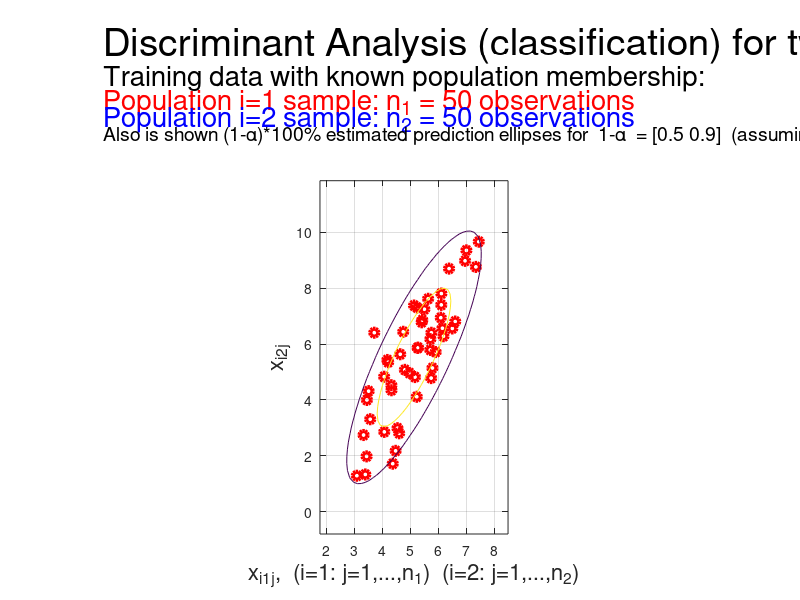

MATLAB code to generate this figure: (Note: this script raises an error after producing the figure.)
clc;clear;close all
format compact
%------------------------------------------------------------------------
% LDA: define two populations, different mu, same SIGMA
%------------------------------------------------------------------------
p = 2;
mu1 = [5 5];
SIGMA1 = [1 1.4; 1.4 4];
n1 = 50;
seed1 = 2;rng(seed1); 
X1 = mvnrnd(mu1,SIGMA1,n1);
mu2 = [7.5 5.5];
SIGMA2 = SIGMA1;
n2 = n1;
seed2 = 102;rng(seed2); 
X2 = mvnrnd(mu2,SIGMA2,n2);
%------------------------------------------------------------------------
% descriptive statistics
%------------------------------------------------------------------------
x1_avg = mean(X1);
S1 = cov(X1);
x2_avg = mean(X2);
S2 = cov(X2);
%------------------------------------------------------------------------
% plot samples and estimated prediction ellipses
%------------------------------------------------------------------------
figure('Name','LDA: define two populations, different mu, same SIGMA')
subplot(4,3,1:3)
axis off
text(0,1,'Discriminant Analysis (classification) for two bivariate (p=2) populations, case I','Fontsize',28)
text(0,0.6,'Training data with known population membership:','Fontsize',20)
text(0,0.3,['Population i=1 sample: n_1 = ' num2str(n1) ' observations'],'Color','r','Fontsize',20)
text(0,0.1,['Population i=2 sample: n_2 = ' num2str(n2) ' observations'],'Color','b','Fontsize',20)
alpha = [0.5 0.1];
text(0,-0.1,['Also is shown (1-{\alpha})*100% estimated prediction ellipses for  1-{\alpha}  = ' mat2str(1-alpha) '  (assuming bivariate normal distributions)'],'Fontsize',14)
subplot(4,3,4:12)
y1 = x1_avg(1)-3*sqrt(S1(1,1)):6*sqrt(S1(1,1))/50:x1_avg(1)+3*sqrt(S1(1,1)); 
y2 = x1_avg(2)-3*sqrt(S1(2,2)):6*sqrt(S1(2,2))/50:x1_avg(2)+3*sqrt(S1(2,2));
[Y1,Y2] = meshgrid(y1,y2);
F1 = mvnpdf([Y1(:) Y2(:)],x1_avg,S1);
F1 = reshape(F1,length(y2),length(y1));
plot(X1(:,1),X1(:,2),'ro','LineWidth',3),grid,axis equal
xlabel('x_i_1_j,  (i=1: j=1,...,n_1)  (i=2: j=1,...,n_2)','Fontsize',16); ylabel('x_i_2_j','Fontsize',16)
hold on
c = chi2inv(1-alpha,p);
C1 = (1/(2*pi*sqrt(det(S1)))).*exp(-c/2);
contour(y1,y2,F1,C1,'Color','r','LineWidth',1)%,axis square
%---------------------------------
z1 = x2_avg(1)-3*sqrt(S2(1,1)):6*sqrt(S2(1,1))/50:x2_avg(1)+3*sqrt(S2(1,1)); 
z2 = x2_avg(2)-3*sqrt(S2(2,2)):6*sqrt(S2(2,2))/50:x2_avg(2)+3*sqrt(S2(2,2));
[Z1,Z2] = meshgrid(z1,z2);
F2 = mvnpdf([Z1(:) Z2(:)],x2_avg,S2);
F2 = reshape(F2,length(z2),length(z1));
plot(X2(:,1),X2(:,2),'b*','LineWidth',3)
c = chi2inv(1-alpha,p);
C2 = (1/(2*pi*sqrt(det(S2)))).*exp(-c/2);
contour(z1,z2,F2,C2,'Color','b','LineWidth',1)%,axis square
hold off
%------------------------------------------------------------------------
% MVN model check for population 1 sample
%------------------------------------------------------------------------
figure('Name','MVN model check for population 1 sample')
subplot(5,2,1:2)
axis off
text(0,0.7,'Model check for observations from POPULATION 1 possibly being from bivariate normal distribution','Fontsize',20)
subplot(5,2,3)
axis off
text(0,1,'Descriptive statistics:','Fontsize',18)
text(0.5,1,['n_1 = ' num2str(n1)],'Fontsize',16)
text(0.5,0.75,['{\mu}_1_,_h_a_t = x_1 = ' mat2str(x1_avg,2)],'Fontsize',16)
text(0.635,0.96,'_','Fontsize',16),warning('off')
text(0.5,0.5,['{\Sigma}_1_,_h_a_t = S_1 = ' mat2str(S1,3)],'Fontsize',16)
subplot(5,2,5:2:9)
plotmatrix(X1,'ro')
xlabel('x_1_1_j                                          x_1_2_j','Fontsize',16)
ylabel('x_1_2_j                           x_1_1_j','Fontsize',16)
title(['Scattermatrix of observations'],'Fontsize',16)
subplot(5,2,4)
axis off
text(0,1,'Sample Mahalanobis distances, j=1..n_1 :','Fontsize',18)
text(0,0.7,'d_1_j^2 = (x_1_j - x_1)^T S_1^-^1 (x_1_j - x_1) ~ {\chi}_2^2   (approximately)','Fontsize',16)
text(0.178,0.91,'_','Fontsize',16),warning('off')
text(0.408,0.91,'_','Fontsize',16),warning('off')
subplot(5,2,6:2:10)
mu1_hat = x1_avg;
d1j_sqr = zeros(1,n1);
for j = 1:n1
    d1j_sqr(j) = (X1(j,:)-mu1_hat)*inv(S1)*(X1(j,:)-mu1_hat)';
end
df = 2;
z_j = chi2rnd(df,1,n1);
% z2 = chi2rnd(20,1,n);
qqplot(d1j_sqr,z_j),grid,xlabel('quantiles for d_1_j^2','Fontsize',16),ylabel('quantiles for {\chi}_2^2 distribution','Fontsize',16),...
    title('qq-plot for d_1_j^2 versus {\chi}_2^2 distribution','Fontsize',16)
%------------------------------------------------------------------------
% MVN model check for population 2 sample
%------------------------------------------------------------------------
figure('Name','MVN model check for population 2 sample')
subplot(5,2,1:2)
axis off
text(0,0.7,'Model check for observations from POPULATION 2 possibly being from bivariate normal distribution','Fontsize',20)
subplot(5,2,3)
axis off
text(0,1,'Descriptive statistics:','Fontsize',18)
text(0.5,1,['n_2 = ' num2str(n2)],'Fontsize',16)
text(0.5,0.75,['{\mu}_2_,_h_a_t = x_2 = ' mat2str(x2_avg,2)],'Fontsize',16)
text(0.635,0.96,'_','Fontsize',16),warning('off')
text(0.5,0.5,['{\Sigma}_2_,_h_a_t = S_2 = ' mat2str(S2,3)],'Fontsize',16)
subplot(5,2,5:2:9)
plotmatrix(X2,'b*')
xlabel('x_2_1_j                                          x_2_2_j','Fontsize',16)
ylabel('x_2_2_j                           x_2_1_j','Fontsize',16)
title(['Scattermatrix of observations'],'Fontsize',16)
subplot(5,2,4)
axis off
text(0,1,'Sample Mahalanobis distances, j=1..n_2 :','Fontsize',18)
text(0,0.7,'d_2_j^2 = (x_2_j - x_2)^T S_2^-^1 (x_2_j - x_2) ~ {\chi}_2^2   (approximately)','Fontsize',16)
text(0.178,0.91,'_','Fontsize',16),warning('off')
text(0.408,0.91,'_','Fontsize',16),warning('off')
subplot(5,2,6:2:10)
mu2_hat = x2_avg;
d2j_sqr = zeros(1,n2);
for j = 1:n2
    d2j_sqr(j) = (X2(j,:)-mu2_hat)*inv(S2)*(X2(j,:)-mu2_hat)';
end
df = 2;
z_j = chi2rnd(df,1,n2);
% z2 = chi2rnd(20,1,n);
qqplot(d2j_sqr,z_j),grid,xlabel('quantiles for d_2_j^2','Fontsize',16),ylabel('quantiles for {\chi}_2^2 distribution','Fontsize',16),...
    title('qq-plot for d_2_j^2 versus {\chi}_2^2 distribution','Fontsize',16)
%------------------------------------------------------------------------
% Bartlett test for equal covariance matrices for both populations
%------------------------------------------------------------------------
figure('Name','Bartlett and Hotelling tests')
subplot(5,3,[4 7 10])
plot(X1(:,1),X1(:,2),'ro','LineWidth',3),grid,axis equal
xlabel('x_i_1_j,  (i=1: j=1,...,n_1)  (i=2: j=1,...,n_2)','Fontsize',12); ylabel('x_i_2_j','Fontsize',12)
hold on
plot(X2(:,1),X2(:,2),'b*','LineWidth',3)
title({'Thus having "verified" the assumptions';'  ';'X_1 ~ N_2({\mu}_1,{\Sigma}_1)    (RED)';'X_2 ~ N_2({\mu}_2,{\Sigma}_2)   (BLUE)'},'Fontsize',14)
contour(y1,y2,F1,C1,'Color','r','LineWidth',1)
contour(z1,z2,F2,C2,'Color','b','LineWidth',1)
hold off
subplot(5,3,8:9)
axis off
line([0 1],[0.5 0.5],'Color','k','LineWidth',3)
subplot(5,3,[2 3 5 6])
axis off
Sp = ((n1-1)*S1 + (n2-1)*S2)/(n1+n2-2);
T = (n1+n2-2)*log(det(Sp)) - (n1-1)*log(det(S1)) - (n2-1)*log(det(S2));
correction_factor = 1 - ((2*p^2+3*p-1)/(6*(p+1)))*(1/(n1-1)+1/(n2-1)-1/(n1+n2-2));
test_statistic = correction_factor*T;
df = p*(p+1)/2;
p_value = 1-chi2cdf(test_statistic,df);
text(0,1,'Bartlett test of equal covariance matrices,  H_0: {\Sigma}_1 = {\Sigma}_2','Fontsize',20)
text(0,0.8,['S_1 = ' mat2str(S1,2), ',    n_1 = ' num2str(n1)],'Color','r','Fontsize',14)
text(0,0.7,['S_2 = ' mat2str(S2,2), ',    n_2 = ' num2str(n2)],'Color','b','Fontsize',14)
text(0,0.6,['S_p = [(n_1-1)S_1 + (n_2-1)S_2]/(n_1+n_2-2) = ' mat2str(Sp,2)],'Color','k','Fontsize',14)
text(0,0.4,'Test statistic, T = C*[(n_1+n_2-2)log|S_p| - (n_1-1)log|S_1| - (n_2-1)log|S_2|]  ~  {\chi}^2_p_(_p_+_1_)_/_2','Color','k','Fontsize',14)
text(0,0.28,'Finite population correction factor, C = 1 - ((2*p^2+3*p-1)/(6*(p+1)))*(1/(n_1-1)+1/(n_2-1)-1/(n_1+n_2-2))','Color','k','Fontsize',10)
text(0,0.1,['t = ' num2str(test_statistic,3)],'Color','k','Fontsize',14)
text(0,0,['p-value = P(T > t) = ' num2str(p_value,3) '   (where T ~ {\chi}^2_p_(_p_+_1_)_/_2)'],'Color','k','Fontsize',14)
text(0,-0.2,'CONCLUSION:  H_0 is ACCEPTED  =>  LINEAR Discriminant Analysis case','Fontsize',14)
%------------------------------------------------------------------------
% Hotelling T^2 test for significant separation of populations
%------------------------------------------------------------------------
subplot(5,3,[11 12 14 15])
axis off
test_statistic = ((n1+n2-p-1)/(p*(n1+n2-2)))*((x1_avg-x2_avg)*inv(Sp*(1/n1+1/n2))*(x1_avg-x2_avg)');
df1 = p;
df2 = n1+n2-p-1;
p_value = 1-fcdf(test_statistic,df1,df2);
text(0,1.1,'Hotelling T^2 test of significant separation of populations,  H_0: {\mu}_1 = {\mu}_2','Fontsize',20)
text(0,0.9,['x_1_,_a_v_g = ' mat2str(x1_avg,2), ',    n_1 = ' num2str(n1)],'Color','r','Fontsize',14)
text(0,0.8,['x_2_,_a_v_g = ' mat2str(x2_avg,2), ',    n_2 = ' num2str(n2)],'Color','b','Fontsize',14)
text(0,0.67,['S_p = ' mat2str(Sp,2)],'Color','k','Fontsize',14)
text(0,0.5,'Test statistic, T = [(n_1+n_2-p-1)/(p(n_1+n_2-2))] * [(x_1_,_a_v_g-x_2_,_a_v_g)^T[(1/n_1+1/n_2)S_p]^-^1(x_1_,_a_v_g-x_2_,_a_v_g)]  ~  F_p_,_n_1_+_n_2_-_p_-_1','Color','k','Fontsize',14)
text(0,0.33,['t = ' num2str(test_statistic,3)],'Color','k','Fontsize',14)
text(0,0.2,['p-value = P(T > t) = ' num2str(p_value,3) '   (where T ~ F_p_,_n_1_+_n_2_-_p_-_1)'],'Color','k','Fontsize',14)
text(0,0,'CONCLUSION:  H_0 is REJECTED  =>  Discriminant Analysis is relevant (significant separation of populations)','Fontsize',14)
%------------------------------------------------------------------------
% Linear discriminant function for equal priors and costs
%------------------------------------------------------------------------
figure('Name','Linear discriminant function for equal priors and costs')
subplot(4,7,1:3)
axis off
text(0,1.2,'Classification for two MVN populations with','Fontsize',22)
text(0,1,'   - equal misclassification costs, c(2|1) = c(1|2)','Fontsize',18)
text(0,0.8,'   - equal priors, p_1 = p_2','Fontsize',18)
text(0,0.5,'LINEAR discriminant decision rule for new observation x_0:','Fontsize',16)
text(0,0.25,'(x_1_,_a_v_g- x_2_,_a_v_g)^T S_p^-^1 [x_0 - 0.5(x_1_,_a_v_g+ x_2_,_a_v_g)]','Fontsize',16)
text(0.78,0.3,'> 0  {\rightarrow}  d_1','Fontsize',18)
text(0.78,0.15,'< 0  {\rightarrow}  d_2','Fontsize',18)
subplot(4,7,4:7:25)
axis off
line([0.5 0.5],[0 1],'Color','k','LineWidth',3)
annotation('arrow',[0.483125 0.559375],...
    [0.572979591836735 0.573979591836735],'HeadLength',20,'HeadWidth',20,...
    'LineWidth',6);
subplot(4,7,[8:10 15:17 22:24])
plot(X1(:,1),X1(:,2),'ro','LineWidth',3),grid,axis equal
xlabel('x_i_1_j,  (i=1: j=1,...,n_1)  (i=2: j=1,...,n_2)','Fontsize',12); ylabel('x_i_2_j','Fontsize',12)
hold on
plot(X2(:,1),X2(:,2),'b*','LineWidth',3)
title('X_1~N_2({\mu}_1,{\Sigma}) (RED),   X_2~N_2({\mu}_2,{\Sigma}) (BLUE),   LDA-fct = 0 (BLACK)','Fontsize',12)
contour(y1,y2,F1,C1,'Color','r','LineWidth',1)
contour(z1,z2,F2,C2,'Color','b','LineWidth',1)
v1_min = min(min(y1),min(z1));
v1_max = max(max(y1),max(z1));
v1 = v1_min:(v1_max-v1_min)/100:v1_max;
v2_min = min(min(y2),min(z2));
v2_max = max(max(y2),max(z2));
v2 = v2_min:(v2_max-v2_min)/100:v2_max;
[V1,V2] = meshgrid(v1,v2);
F = (x1_avg-x2_avg)*inv(Sp)*[V1(:)' ; V2(:)'] - 0.5*(x1_avg-x2_avg)*inv(Sp)*(x1_avg+x2_avg)';
F = reshape(F,length(v2),length(v1));
contour(v1,v2,F,[eps eps],'Color','k','LineWidth',3)
hold off
%------------------------------------------------------------------------
% Calculate confusion matrix and APER for training data
%------------------------------------------------------------------------
LDA_scores_pop1 = (x1_avg-x2_avg)*inv(Sp)*X1' - 0.5*(x1_avg-x2_avg)*inv(Sp)*(x1_avg+x2_avg)';
OK_classify_pop1 = find(LDA_scores_pop1 > 0);
n1C_APER = length(OK_classify_pop1);
not_OK_classify_pop1 = find(LDA_scores_pop1 < 0);
n1M_APER = length(not_OK_classify_pop1);
%----------------------------------
LDA_scores_pop2 = (x1_avg-x2_avg)*inv(Sp)*X2' - 0.5*(x1_avg-x2_avg)*inv(Sp)*(x1_avg+x2_avg)';
OK_classify_pop2 = find(LDA_scores_pop2 < 0);
n2C_APER = length(OK_classify_pop2);
not_OK_classify_pop2 = find(LDA_scores_pop2 > 0);
n2M_APER = length(not_OK_classify_pop2);
%----------------------------------
APER = (n1M_APER+n2M_APER)/(n1+n2);
%------------------------------------------------------------------------
% Calculate confusion matrix and AER_hat for training data using
% cross-validation (hold-out) procedure
%------------------------------------------------------------------------
n1C_AER = 0;
n1M_AER = 0;
for j1 = 1:n1
    X1_red = X1([1:(j1-1) j1+1:n1],:);
    x1_avg_red = mean(X1_red);
    S1_red = cov(X1_red);
    Sp_red = ((n1-2)*S1_red + (n2-1)*S2)/(n1+n2-3);
    LDA_score_heldout = (x1_avg_red-x2_avg)*inv(Sp_red)*X1(j1,:)' - 0.5*(x1_avg_red-x2_avg)*inv(Sp_red)*(x1_avg_red+x2_avg)';
    if LDA_score_heldout > 0
        n1C_AER = n1C_AER + 1;
    else
        n1M_AER = n1M_AER + 1;
    end
end
%----------------------------------
n2C_AER = 0;
n2M_AER = 0;
for j2 = 1:n2
    X2_red = X2([1:(j2-1) j2+1:n2],:);
    x2_avg_red = mean(X2_red);
    S2_red = cov(X2_red);
    Sp_red = ((n1-1)*S1 + (n2-2)*S2_red)/(n1+n2-3);
    LDA_score_heldout = (x1_avg-x2_avg_red)*inv(Sp_red)*X2(j2,:)' - 0.5*(x1_avg-x2_avg_red)*inv(Sp_red)*(x1_avg+x2_avg_red)';
    if LDA_score_heldout < 0
        n2C_AER = n2C_AER + 1;
    else
        n2M_AER = n2M_AER + 1;
    end
end
%----------------------------------
AER_hat = (n1M_AER+n2M_AER)/(n1+n2);
%------------------------------------------------------------------------
% Printout confusion tables and error rates
%------------------------------------------------------------------------
subplot(4,7,[5:7 12:14 19:21 26:28])
axis off
text(0,0.95,'Performance of classification','Fontsize',24)
text(0,0.9,'(empirical error rates)','Fontsize',24)
text(0,0.83,'------------------------------------------','Fontsize',22)
text(0,0.77,'Confusion matrix for training data:','Fontsize',20)
text(0.35,0.7,'classified as','Fontsize',18)
text(0.4,0.65,'d_1   d_2','Fontsize',18)
text(0.1,0.59,'true','Fontsize',18)
text(0.05,0.56,'population','Fontsize',18)
text(0.32,0.6,'{\pi}_1','Fontsize',18)
text(0.4,0.6,num2str(n1C_APER),'Fontsize',18)
text(0.5,0.6,num2str(n1M_APER),'Fontsize',18)
text(0.6,0.6,['(sum = n_1 = ' num2str(n1) ')'],'Fontsize',16)
text(0.32,0.55,'{\pi}_2','Fontsize',18)
text(0.42,0.55,num2str(n2M_APER),'Fontsize',18)
text(0.48,0.55,num2str(n2C_APER),'Fontsize',18)
text(0.6,0.55,['(sum = n_2 = ' num2str(n2) ')'],'Fontsize',16)
text(0,0.48,['Apparent Error Rate, APER = ' num2str(APER)],'Fontsize',18)
text(0,0.42,'------------------------------------------','Fontsize',22)
text(0,0.35,'Confusion matrix for training data','Fontsize',20)
text(0,0.31,'using cross-validation (hold-out):','Fontsize',20)
text(0.35,0.24,'classified as','Fontsize',18)
text(0.4,0.19,'d_1   d_2','Fontsize',18)
text(0.1,0.13,'true','Fontsize',18)
text(0.05,0.1,'population','Fontsize',18)
text(0.32,0.14,'{\pi}_1','Fontsize',18)
text(0.4,0.14,num2str(n1C_AER),'Fontsize',18)
text(0.5,0.14,num2str(n1M_AER),'Fontsize',18)
text(0.6,0.14,['(sum = n_1 = ' num2str(n1) ')'],'Fontsize',16)
text(0.32,0.09,'{\pi}_2','Fontsize',18)
text(0.42,0.09,num2str(n2M_AER),'Fontsize',18)
text(0.48,0.09,num2str(n2C_AER),'Fontsize',18)
text(0.6,0.09,['(sum = n_2 = ' num2str(n2) ')'],'Fontsize',16)
text(0,0.02,['Estimated Actual Error Rate, AER_h_a_t = ' num2str(AER_hat)],'Fontsize',18)
text(0,-0.04,'------------------------------------------','Fontsize',22)
%------------------------------------------------------------------------
% Linear discriminant function with un-equal priors and costs
%------------------------------------------------------------------------
figure('Name','Linear discriminant function with un-equal priors and costs')
subplot(4,7,1:7)
axis off
text(0,1.2,'Classification for two MVN populations with','Fontsize',22)
text(0,1,'   - unequal misclassification costs, c(2|1) < c(1|2), c(1|1) = c(2|2) = 0','Fontsize',18)
text(0,0.8,'   - unequal priors, p_1 <  p_2 = 1 - p_1','Fontsize',18)
text(0,0.5,'LINEAR discriminant decision rule for new observation x_0:','Fontsize',16)
text(0,0.25,'(x_1_,_a_v_g- x_2_,_a_v_g)^T S_p^-^1 [x_0 - 0.5(x_1_,_a_v_g+ x_2_,_a_v_g)] - log [(c(1|2)/c(2|1)*(p_2/p_1)]','Fontsize',16)
text(0.53,0.3,'> 0  {\rightarrow}  d_1','Fontsize',18)
text(0.53,0.15,'< 0  {\rightarrow}  d_2','Fontsize',18)
subplot(4,7,[8:11 15:18 22:25])
plot(X1(:,1),X1(:,2),'ro','LineWidth',3),grid,axis equal
xlabel('x_i_1_j,  (i=1: j=1,...,n_1)  (i=2: j=1,...,n_2)','Fontsize',12); ylabel('x_i_2_j','Fontsize',12)
hold on
plot(X2(:,1),X2(:,2),'b*','LineWidth',3)
title('X_1~N_2({\mu}_1,{\Sigma}) (RED),   X_2~N_2({\mu}_2,{\Sigma}) (BLUE)','Fontsize',12)
contour(y1,y2,F1,C1,'Color','r','LineWidth',1)
contour(z1,z2,F2,C2,'Color','b','LineWidth',1)
contour(v1,v2,F,[eps eps],'Color','k','LineWidth',3)
%-----------------------------------------------------
p1 = 0.25;
p2 = 1-p1;
F_priors = (x1_avg-x2_avg)*inv(Sp)*[V1(:)' ; V2(:)'] - 0.5*(x1_avg-x2_avg)*inv(Sp)*(x1_avg+x2_avg)' - log(p2/p1);
F_priors = reshape(F_priors,length(v2),length(v1));
contour(v1,v2,F_priors,[eps eps],'Color','g','LineWidth',3)
%-----------------------------------------------------
c12 = 10;
c21 = 1;
F_costs = (x1_avg-x2_avg)*inv(Sp)*[V1(:)' ; V2(:)'] - 0.5*(x1_avg-x2_avg)*inv(Sp)*(x1_avg+x2_avg)' - log(c12/c21);
F_costs = reshape(F_costs,length(v2),length(v1));
contour(v1,v2,F_costs,[eps eps],'Color','m','LineWidth',3)
%-----------------------------------------------------
F_priors_costs = (x1_avg-x2_avg)*inv(Sp)*[V1(:)' ; V2(:)'] - 0.5*(x1_avg-x2_avg)*inv(Sp)*(x1_avg+x2_avg)' - log((c12/c21)*(p2/p1));
F_priors_costs = reshape(F_priors_costs,length(v2),length(v1));
contour(v1,v2,F_priors_costs,[eps eps],'Color','c','LineWidth',3)
hold off
%-------------------------------------------------------------------------------------------------
subplot(4,7,[12:14 19:21 26:28])
axis off
text(0.1,0.95,'Equal priors and costs','color','k','Fontsize',18)
text(0.1,0.89,'p_1 = 0.5, p_2 = 0.5','color','k','Fontsize',18)
text(0.1,0.84,'c(1|2) = 1, c(2|1) = 1','color','k','Fontsize',18)
annotation('arrow',[0.60375 0.55375],[0.672469387755102 0.673469387755102],'HeadLength',20,'HeadWidth',20,'LineWidth',8);
text(0.1,0.8,'--------------------------------','Fontsize',22)
text(0.1,0.74,'Unequal priors, equal costs','color','k','Fontsize',18)
text(0.1,0.68,['p_1 = ' num2str(p1) ', p_2 = ' num2str(p2)],'color','k','Fontsize',18)
text(0.1,0.63,'c(1|2) = 1, c(2|1) = 1','color','k','Fontsize',18)
annotation('arrow',[0.605000000000001 0.555000000000001],[0.545326530612243 0.546326530612243],'HeadLength',20,'HeadWidth',20,'LineWidth',8,'Color',[0 1 0]);
text(0.1,0.59,'--------------------------------','Fontsize',22)
text(0.1,0.53,'Equal priors, unequal costs','color','k','Fontsize',18)
text(0.1,0.47,'p_1 = 0.5, p_2 = 0.5','color','k','Fontsize',18)
text(0.1,0.42,['c(1|2) = ' num2str(c12) ', c(2|1) = ' num2str(c21)],'color','k','Fontsize',18)
annotation('arrow',[0.60625 0.55625],[0.425428571428571 0.426428571428571],'HeadLength',20,'HeadWidth',20,'LineWidth',8,'Color',[1 0 1]);
text(0.1,0.38,'--------------------------------','Fontsize',22)
text(0.1,0.32,'Unequal priors, unequal costs','color','k','Fontsize',18)
text(0.1,0.26,['p_1 = ' num2str(p1) ', p_2 = ' num2str(p2)],'color','k','Fontsize',18)
text(0.1,0.21,['c(1|2) = ' num2str(c12) ', c(2|1) = ' num2str(c21)],'color','k','Fontsize',18)
text(0.1,0.17,'--------------------------------','Fontsize',22)
annotation('arrow',[0.608125 0.558125],[0.299153061224489 0.300153061224489],'HeadLength',20,'HeadWidth',20,'LineWidth',8,'Color',[0 1 1]);
%-------------------------------------------------------------------------------

%----------------------------------------------------------------------------------------------------------------------------------------------------------------------------------
%----------------------------------------------------------------------------------------------------------------------------------------------------------------------------------
%----------------------------------------------------------------------------------------------------------------------------------------------------------------------------------

%------------------------------------------------------------------------
% QDA: define two populations, different mu, different SIGMA
%------------------------------------------------------------------------
p = 2;
mu1 = [4 6];
SIGMA1 = [1 1; 1 4];
n1 = 50;
seed1 = 1000;rng(seed1); 
X1 = mvnrnd(mu1,SIGMA1,n1);
mu2 = [6.5 4];
SIGMA2 = [1 -0.5; -0.5 1];
n2 = n1;
seed2 = 1100;rng(seed2); 
X2 = mvnrnd(mu2,SIGMA2,n2);
%------------------------------------------------------------------------
% descriptive statistics
%------------------------------------------------------------------------
x1_avg = mean(X1);
S1 = cov(X1);
x2_avg = mean(X2);
S2 = cov(X2);
%------------------------------------------------------------------------
% plot samples and estimated prediction ellipses
%------------------------------------------------------------------------
figure('Name','QDA: define two populations, different mu, different SIGMA')
subplot(4,3,1:3)
axis off
text(0,1,'Discriminant Analysis (classification) for two bivariate (p=2) populations, case II','Fontsize',28)
text(0,0.6,'Training data with known population membership:','Fontsize',20)
text(0,0.3,['Population i=1 sample: n_1 = ' num2str(n1) ' observations'],'Color','r','Fontsize',20)
text(0,0.1,['Population i=2 sample: n_2 = ' num2str(n2) ' observations'],'Color','b','Fontsize',20)
alpha = [0.5 0.1];
text(0,-0.1,['Also is shown (1-{\alpha})*100% estimated prediction ellipses for  1-{\alpha}  = ' mat2str(1-alpha) '  (assuming bivariate normal distributions)'],'Fontsize',14)
subplot(4,3,4:12)
y1 = x1_avg(1)-3*sqrt(S1(1,1)):6*sqrt(S1(1,1))/50:x1_avg(1)+3*sqrt(S1(1,1)); 
y2 = x1_avg(2)-3*sqrt(S1(2,2)):6*sqrt(S1(2,2))/50:x1_avg(2)+3*sqrt(S1(2,2));
[Y1,Y2] = meshgrid(y1,y2);
F1 = mvnpdf([Y1(:) Y2(:)],x1_avg,S1);
F1 = reshape(F1,length(y2),length(y1));
plot(X1(:,1),X1(:,2),'ro','LineWidth',3),grid,axis square
xlabel('x_i_1_j,  (i=1: j=1,...,n_1)  (i=2: j=1,...,n_2)','Fontsize',16); ylabel('x_i_2_j','Fontsize',16)
hold on
c = chi2inv(1-alpha,p);
C1 = (1/(2*pi*sqrt(det(S1)))).*exp(-c/2);
contour(y1,y2,F1,C1,'Color','r','LineWidth',1)%,axis square
%---------------------------------
z1 = x2_avg(1)-3*sqrt(S2(1,1)):6*sqrt(S2(1,1))/50:x2_avg(1)+3*sqrt(S2(1,1)); 
z2 = x2_avg(2)-3*sqrt(S2(2,2)):6*sqrt(S2(2,2))/50:x2_avg(2)+3*sqrt(S2(2,2));
[Z1,Z2] = meshgrid(z1,z2);
F2 = mvnpdf([Z1(:) Z2(:)],x2_avg,S2);
F2 = reshape(F2,length(z2),length(z1));
plot(X2(:,1),X2(:,2),'b*','LineWidth',3)
c = chi2inv(1-alpha,p);
C2 = (1/(2*pi*sqrt(det(S2)))).*exp(-c/2);
contour(z1,z2,F2,C2,'Color','b','LineWidth',1)%,axis square
hold off
%------------------------------------------------------------------------
% MVN model check for population 1 sample
%------------------------------------------------------------------------
figure('Name','MVN model check for population 1 sample')
subplot(5,2,1:2)
axis off
text(0,0.7,'Model check for observations from POPULATION 1 possibly being from bivariate normal distribution','Fontsize',20)
subplot(5,2,3)
axis off
text(0,1,'Descriptive statistics:','Fontsize',18)
text(0.5,1,['n_1 = ' num2str(n1)],'Fontsize',16)
text(0.5,0.75,['{\mu}_1_,_h_a_t = x_1 = ' mat2str(x1_avg,2)],'Fontsize',16)
text(0.635,0.96,'_','Fontsize',16),warning('off')
text(0.5,0.5,['{\Sigma}_1_,_h_a_t = S_1 = ' mat2str(S1,3)],'Fontsize',16)
subplot(5,2,5:2:9)
plotmatrix(X1,'ro')
xlabel('x_1_1_j                                          x_1_2_j','Fontsize',16)
ylabel('x_1_2_j                           x_1_1_j','Fontsize',16)
title(['Scattermatrix of observations'],'Fontsize',16)
subplot(5,2,4)
axis off
text(0,1,'Sample Mahalanobis distances, j=1..n_1 :','Fontsize',18)
text(0,0.7,'d_1_j^2 = (x_1_j - x_1)^T S_1^-^1 (x_1_j - x_1) ~ {\chi}_2^2   (approximately)','Fontsize',16)
text(0.178,0.91,'_','Fontsize',16),warning('off')
text(0.408,0.91,'_','Fontsize',16),warning('off')
subplot(5,2,6:2:10)
mu1_hat = x1_avg;
d1j_sqr = zeros(1,n1);
for j = 1:n1
    d1j_sqr(j) = (X1(j,:)-mu1_hat)*inv(S1)*(X1(j,:)-mu1_hat)';
end
df = 2;
z_j = chi2rnd(df,1,n1);
% z2 = chi2rnd(20,1,n);
qqplot(d1j_sqr,z_j),grid,xlabel('quantiles for d_1_j^2','Fontsize',16),ylabel('quantiles for {\chi}_2^2 distribution','Fontsize',16),...
    title('qq-plot for d_1_j^2 versus {\chi}_2^2 distribution','Fontsize',16)
%------------------------------------------------------------------------
% MVN model check for population 2 sample
%------------------------------------------------------------------------
figure('Name','MVN model check for population 2 sample')
subplot(5,2,1:2)
axis off
text(0,0.7,'Model check for observations from POPULATION 2 possibly being from bivariate normal distribution','Fontsize',20)
subplot(5,2,3)
axis off
text(0,1,'Descriptive statistics:','Fontsize',18)
text(0.5,1,['n_2 = ' num2str(n2)],'Fontsize',16)
text(0.5,0.75,['{\mu}_2_,_h_a_t = x_2 = ' mat2str(x2_avg,2)],'Fontsize',16)
text(0.635,0.96,'_','Fontsize',16),warning('off')
text(0.5,0.5,['{\Sigma}_2_,_h_a_t = S_2 = ' mat2str(S2,3)],'Fontsize',16)
subplot(5,2,5:2:9)
plotmatrix(X2,'b*')
xlabel('x_2_1_j                                          x_2_2_j','Fontsize',16)
ylabel('x_2_2_j                           x_2_1_j','Fontsize',16)
title(['Scattermatrix of observations'],'Fontsize',16)
subplot(5,2,4)
axis off
text(0,1,'Sample Mahalanobis distances, j=1..n_2 :','Fontsize',18)
text(0,0.7,'d_2_j^2 = (x_2_j - x_2)^T S_2^-^1 (x_2_j - x_2) ~ {\chi}_2^2   (approximately)','Fontsize',16)
text(0.178,0.91,'_','Fontsize',16),warning('off')
text(0.408,0.91,'_','Fontsize',16),warning('off')
subplot(5,2,6:2:10)
mu2_hat = x2_avg;
d2j_sqr = zeros(1,n2);
for j = 1:n2
    d2j_sqr(j) = (X2(j,:)-mu2_hat)*inv(S2)*(X2(j,:)-mu2_hat)';
end
df = 2;
z_j = chi2rnd(df,1,n2);
% z2 = chi2rnd(20,1,n);
qqplot(d2j_sqr,z_j),grid,xlabel('quantiles for d_2_j^2','Fontsize',16),ylabel('quantiles for {\chi}_2^2 distribution','Fontsize',16),...
    title('qq-plot for d_2_j^2 versus {\chi}_2^2 distribution','Fontsize',16)
%------------------------------------------------------------------------
% Bartlett test for equal covariance matrices for both populations
%------------------------------------------------------------------------
figure('Name','Bartlett and Hotelling tests')
subplot(5,3,[4 7 10])
plot(X1(:,1),X1(:,2),'ro','LineWidth',3),grid,axis equal
xlabel('x_i_1_j,  (i=1: j=1,...,n_1)  (i=2: j=1,...,n_2)','Fontsize',12); ylabel('x_i_2_j','Fontsize',12)
hold on
plot(X2(:,1),X2(:,2),'b*','LineWidth',3)
title({'Thus having "verified" the assumptions';'  ';'X_1 ~ N_2({\mu}_1,{\Sigma}_1)    (RED)';'X_2 ~ N_2({\mu}_2,{\Sigma}_2)   (BLUE)'},'Fontsize',14)
contour(y1,y2,F1,C1,'Color','r','LineWidth',1)
contour(z1,z2,F2,C2,'Color','b','LineWidth',1)
hold off
subplot(5,3,8:9)
axis off
line([0 1],[0.5 0.5],'Color','k','LineWidth',3)
subplot(5,3,[2 3 5 6])
axis off
Sp = ((n1-1)*S1 + (n2-1)*S2)/(n1+n2-2);
T = (n1+n2-2)*log(det(Sp)) - (n1-1)*log(det(S1)) - (n2-1)*log(det(S2));
correction_factor = 1 - ((2*p^2+3*p-1)/(6*(p+1)))*(1/(n1-1)+1/(n2-1)-1/(n1+n2-2));
test_statistic = correction_factor*T;
df = p*(p+1)/2;
p_value = 1-chi2cdf(test_statistic,df);
text(0,1,'Bartlett test of equal covariance matrices,  H_0: {\Sigma}_1 = {\Sigma}_2','Fontsize',20)
text(0,0.8,['S_1 = ' mat2str(S1,2), ',    n_1 = ' num2str(n1)],'Color','r','Fontsize',14)
text(0,0.7,['S_2 = ' mat2str(S2,2), ',    n_2 = ' num2str(n2)],'Color','b','Fontsize',14)
text(0,0.6,['S_p = [(n_1-1)S_1 + (n_2-1)S_2]/(n_1+n_2-2) = ' mat2str(Sp,2)],'Color','k','Fontsize',14)
text(0,0.4,'Test statistic, T = C*[(n_1+n_2-2)log|S_p| - (n_1-1)log|S_1| - (n_2-1)log|S_2|]  ~  {\chi}^2_p_(_p_+_1_)_/_2','Color','k','Fontsize',14)
text(0,0.28,'Finite population correction factor, C = 1 - ((2*p^2+3*p-1)/(6*(p+1)))*(1/(n_1-1)+1/(n_2-1)-1/(n_1+n_2-2))','Color','k','Fontsize',10)
text(0,0.1,['t = ' num2str(test_statistic,3)],'Color','k','Fontsize',14)
text(0,0,['p-value = P(T > t) = ' num2str(p_value,3) '   (where T ~ {\chi}^2_p_(_p_+_1_)_/_2)'],'Color','k','Fontsize',14)
text(0,-0.2,'CONCLUSION:  H_0 is REJECTED  =>  QUADRATIC Discriminant Analysis case','Fontsize',14)
%------------------------------------------------------------------------
% Hotelling T^2 test for significant separation of populations
%------------------------------------------------------------------------
subplot(5,3,[11 12 14 15])
axis off
test_statistic = (x1_avg-x2_avg)*inv(S1/n1+S2/n2)*(x1_avg-x2_avg)';
df = p;
p_value = 1-chi2cdf(test_statistic,df);
text(0,1.1,'Hotelling T^2 test of significant separation of populations,  H_0: {\mu}_1 = {\mu}_2','Fontsize',20)
text(0,0.9,['x_1_,_a_v_g = ' mat2str(x1_avg,2), ',    n_1 = ' num2str(n1)],'Color','r','Fontsize',14)
text(0,0.8,['x_2_,_a_v_g = ' mat2str(x2_avg,2), ',    n_2 = ' num2str(n2)],'Color','b','Fontsize',14)
text(0,0.67,['S_1 = ' mat2str(S1,2)],'Color','r','Fontsize',14)
text(0,0.57,['S_2 = ' mat2str(S2,2)],'Color','b','Fontsize',14)
text(0,0.4,'Test statistic, T = [(x_1_,_a_v_g-x_2_,_a_v_g)^T(S_1/n_1+S_2/n_2)^-^1(x_1_,_a_v_g-x_2_,_a_v_g)]  ~  {\chi}^2_p','Color','k','Fontsize',14)
text(0,0.23,['t = ' num2str(test_statistic,3)],'Color','k','Fontsize',14)
text(0,0.1,['p-value = P(T > t) = ' num2str(p_value,3) '   (where T ~ {\chi}^2_p)'],'Color','k','Fontsize',14)
text(0,-0.1,'CONCLUSION:  H_0 is REJECTED  =>  Discriminant Analysis is relevant (significant separation of populations)','Fontsize',14)
%------------------------------------------------------------------------
% Quadratic discriminant function for equal priors and costs
%------------------------------------------------------------------------
figure('Name','Quadratic discriminant function for equal priors and costs')
subplot(4,7,1:3)
axis off
text(-0.25,1.2,'Classification for two MVN populations with equal misclassification costs, c(2|1) = c(1|2) and equal priors, p_1 = p_2','Fontsize',22)
text(-0.1,0.8,'QUADRATIC discriminant decision rule for new observation x_0:','Fontsize',16)
text(-0.1,0.5,'-0.5*x_0^T(S_1^-^1- S_2^-^1)x_0 + (x_1_,_a_v_g^TS_1^-^1- x_2_,_a_v_g^TS_2^-^1)x_0 - k','Fontsize',16)
text(-0.1,0.18,' where  k = 0.5*log(|S_1|/|S_2|) + 0.5*(x_1_,_a_v_g^TS_1^-^1x_1_,_a_v_g- x_2_,_a_v_g^TS_2^-^1x_2_,_a_v_g)','Fontsize',14)
text(0.76,0.55,'> 0  {\rightarrow}  d_1','Fontsize',18)
text(0.76,0.4,'< 0  {\rightarrow}  d_2','Fontsize',18)
subplot(4,7,4:7:25)
axis off
line([0.5 0.5],[0 1],'Color','k','LineWidth',3)
annotation('arrow',[0.483125 0.559375],...
    [0.572979591836735 0.573979591836735],'HeadLength',20,'HeadWidth',20,...
    'LineWidth',6);
subplot(4,7,[8:10 15:17 22:24])
plot(X1(:,1),X1(:,2),'ro','LineWidth',3),grid,axis equal
xlabel('x_i_1_j,  (i=1: j=1,...,n_1)  (i=2: j=1,...,n_2)','Fontsize',12); ylabel('x_i_2_j','Fontsize',12)
hold on
plot(X2(:,1),X2(:,2),'b*','LineWidth',3)
title('X_1~N_2({\mu}_1,{\Sigma}) (RED),   X_2~N_2({\mu}_2,{\Sigma}) (BLUE),   QDA-fct = 0 (BLACK)','Fontsize',12)
contour(y1,y2,F1,C1,'Color','r','LineWidth',1)
contour(z1,z2,F2,C2,'Color','b','LineWidth',1)
v1_min = min(min(y1),min(z1));
v1_max = max(max(y1),max(z1));
v1 = v1_min:(v1_max-v1_min)/100:v1_max;
v2_min = min(min(y2),min(z2));
v2_max = max(max(y2),max(z2));
v2 = v2_min:(v2_max-v2_min)/100:v2_max;
[V1,V2] = meshgrid(v1,v2);
K = 0.5*log(det(S1)/det(S2)) + 0.5*(x1_avg*inv(S1)*x1_avg' - x2_avg*inv(S2)*x2_avg');
V1_vector = V1(:);
V2_vector = V2(:);
F_QDA = zeros(1,length(V1_vector));
for q = 1:length(V1_vector)
    F_QDA(q) = -0.5*[V1(q) V2(q)]*(inv(S1) - inv(S2))*[V1(q); V2(q)] + (x1_avg*inv(S1) - x2_avg*inv(S2))*[V1(q); V2(q)] - K;
end
F_QDA = reshape(F_QDA,length(v2),length(v1));
contour(v1,v2,F_QDA,[eps eps],'Color','k','LineWidth',3)
hold off
%------------------------------------------------------------------------
% Calculate confusion matrix and APER for training data
%------------------------------------------------------------------------
QDA_scores_pop1 = zeros(1,n1);
for q1 = 1:n1
    QDA_scores_pop1(q1) = -0.5*X1(q1,:)*(inv(S1) - inv(S2))*X1(q1,:)' + (x1_avg*inv(S1) - x2_avg*inv(S2))*X1(q1,:)' - K;
end    
OK_classify_pop1 = find(QDA_scores_pop1 > 0);
n1C_APER = length(OK_classify_pop1);
not_OK_classify_pop1 = find(QDA_scores_pop1 < 0);
n1M_APER = length(not_OK_classify_pop1);
%----------------------------------
QDA_scores_pop2 = zeros(1,n2);
for q2 = 1:n2
    QDA_scores_pop2(q2) = -0.5*X2(q2,:)*(inv(S1) - inv(S2))*X2(q2,:)' + (x1_avg*inv(S1) - x2_avg*inv(S2))*X2(q2,:)' - K;
end  
OK_classify_pop2 = find(QDA_scores_pop2 < 0);
n2C_APER = length(OK_classify_pop2);
not_OK_classify_pop2 = find(QDA_scores_pop2 > 0);
n2M_APER = length(not_OK_classify_pop2);
%----------------------------------
APER = (n1M_APER+n2M_APER)/(n1+n2);
%------------------------------------------------------------------------
% Calculate confusion matrix and AER_hat for training data using
% cross-validation (hold-out) procedure
%------------------------------------------------------------------------
n1C_AER = 0;
n1M_AER = 0;
for q1 = 1:n1
    X1_red = X1([1:(q1-1) q1+1:n1],:);
    x1_avg_red = mean(X1_red);
    S1_red = cov(X1_red);
    K_red = 0.5*log(det(S1_red)/det(S2)) + 0.5*(x1_avg_red*inv(S1_red)*x1_avg_red' - x2_avg*inv(S2)*x2_avg');
    QDA_score_heldout = -0.5*X1(q1,:)*(inv(S1_red) - inv(S2))*X1(q1,:)' + (x1_avg_red*inv(S1_red) - x2_avg*inv(S2))*X1(q1,:)' - K_red;
    if QDA_score_heldout > 0
        n1C_AER = n1C_AER + 1;
    else
        n1M_AER = n1M_AER + 1;
    end
end
%----------------------------------
n2C_AER = 0;
n2M_AER = 0;
for q2 = 1:n2
    X2_red = X2([1:(q2-1) q2+1:n2],:);
    x2_avg_red = mean(X2_red);
    S2_red = cov(X2_red);
    K_red = 0.5*log(det(S1)/det(S2_red)) + 0.5*(x1_avg*inv(S1)*x1_avg' - x2_avg_red*inv(S2_red)*x2_avg_red');
    QDA_score_heldout = -0.5*X2(q2,:)*(inv(S1) - inv(S2_red))*X2(q2,:)' + (x1_avg*inv(S1) - x2_avg_red*inv(S2_red))*X2(q2,:)' - K_red;
    if QDA_score_heldout < 0
        n2C_AER = n2C_AER + 1;
    else
        n2M_AER = n2M_AER + 1;
    end
end
%----------------------------------
AER_hat = (n1M_AER+n2M_AER)/(n1+n2);
%------------------------------------------------------------------------
% Printout confusion tables and error rates
%------------------------------------------------------------------------
subplot(4,7,[5:7 12:14 19:21 26:28])
axis off
text(0,0.95,'Performance of classification','Fontsize',24)
text(0,0.9,'(empirical error rates)','Fontsize',24)
text(0,0.83,'------------------------------------------','Fontsize',22)
text(0,0.77,'Confusion matrix for training data:','Fontsize',20)
text(0.35,0.7,'classified as','Fontsize',18)
text(0.4,0.65,'d_1   d_2','Fontsize',18)
text(0.1,0.59,'true','Fontsize',18)
text(0.05,0.56,'population','Fontsize',18)
text(0.32,0.6,'{\pi}_1','Fontsize',18)
text(0.4,0.6,num2str(n1C_APER),'Fontsize',18)
text(0.5,0.6,num2str(n1M_APER),'Fontsize',18)
text(0.6,0.6,['(sum = n_1 = ' num2str(n1) ')'],'Fontsize',16)
text(0.32,0.55,'{\pi}_2','Fontsize',18)
text(0.42,0.55,num2str(n2M_APER),'Fontsize',18)
text(0.48,0.55,num2str(n2C_APER),'Fontsize',18)
text(0.6,0.55,['(sum = n_2 = ' num2str(n2) ')'],'Fontsize',16)
text(0,0.48,['Apparent Error Rate, APER = ' num2str(APER)],'Fontsize',18)
text(0,0.42,'------------------------------------------','Fontsize',22)
text(0,0.35,'Confusion matrix for training data','Fontsize',20)
text(0,0.31,'using cross-validation (hold-out):','Fontsize',20)
text(0.35,0.24,'classified as','Fontsize',18)
text(0.4,0.19,'d_1   d_2','Fontsize',18)
text(0.1,0.13,'true','Fontsize',18)
text(0.05,0.1,'population','Fontsize',18)
text(0.32,0.14,'{\pi}_1','Fontsize',18)
text(0.4,0.14,num2str(n1C_AER),'Fontsize',18)
text(0.5,0.14,num2str(n1M_AER),'Fontsize',18)
text(0.6,0.14,['(sum = n_1 = ' num2str(n1) ')'],'Fontsize',16)
text(0.32,0.09,'{\pi}_2','Fontsize',18)
text(0.42,0.09,num2str(n2M_AER),'Fontsize',18)
text(0.48,0.09,num2str(n2C_AER),'Fontsize',18)
text(0.6,0.09,['(sum = n_2 = ' num2str(n2) ')'],'Fontsize',16)
text(0,0.02,['Estimated Actual Error Rate, AER_h_a_t = ' num2str(AER_hat)],'Fontsize',18)
text(0,-0.04,'------------------------------------------','Fontsize',22)
%------------------------------------------------------------------------
% Comparison with (un-appropriate) linear discriminant function
%------------------------------------------------------------------------
figure('Name','Linear discriminant function for equal priors and costs')
subplot(4,7,1:3)
axis off
text(0,1.2,'Classification for two MVN populations with','Fontsize',22)
text(0,1,'   - equal misclassification costs, c(2|1) = c(1|2)','Fontsize',18)
text(0,0.8,'   - equal priors, p_1 = p_2','Fontsize',18)
text(0,0.5,'LINEAR discriminant decision rule for new observation x_0:','Fontsize',16)
text(0,0.25,'(x_1_,_a_v_g- x_2_,_a_v_g)^T S_p^-^1 [x_0 - 0.5(x_1_,_a_v_g+ x_2_,_a_v_g)]','Fontsize',16)
text(0.78,0.3,'> 0  {\rightarrow}  d_1','Fontsize',18)
text(0.78,0.15,'< 0  {\rightarrow}  d_2','Fontsize',18)
subplot(4,7,4:7:25)
axis off
line([0.5 0.5],[0 1],'Color','k','LineWidth',3)
annotation('arrow',[0.483125 0.559375],...
    [0.572979591836735 0.573979591836735],'HeadLength',20,'HeadWidth',20,...
    'LineWidth',6);
subplot(4,7,[8:10 15:17 22:24])
plot(X1(:,1),X1(:,2),'ro','LineWidth',3),grid,axis equal
xlabel('x_i_1_j,  (i=1: j=1,...,n_1)  (i=2: j=1,...,n_2)','Fontsize',12); ylabel('x_i_2_j','Fontsize',12)
hold on
plot(X2(:,1),X2(:,2),'b*','LineWidth',3)
title('X_1~N_2({\mu}_1,{\Sigma}) (RED),   X_2~N_2({\mu}_2,{\Sigma}) (BLUE),   LDA-fct = 0 (BLACK)','Fontsize',12)
contour(y1,y2,F1,C1,'Color','r','LineWidth',1)
contour(z1,z2,F2,C2,'Color','b','LineWidth',1)
F_LDA = (x1_avg-x2_avg)*inv(Sp)*[V1(:)' ; V2(:)'] - 0.5*(x1_avg-x2_avg)*inv(Sp)*(x1_avg+x2_avg)';
F_LDA = reshape(F_LDA,length(v2),length(v1));
contour(v1,v2,F_LDA,[eps eps],'Color','k','LineWidth',3)
hold off
%------------------------------------------------------------------------
% Calculate confusion matrix and APER for training data
%------------------------------------------------------------------------
LDA_scores_pop1 = (x1_avg-x2_avg)*inv(Sp)*X1' - 0.5*(x1_avg-x2_avg)*inv(Sp)*(x1_avg+x2_avg)';
OK_classify_pop1 = find(LDA_scores_pop1 > 0);
n1C_APER = length(OK_classify_pop1);
not_OK_classify_pop1 = find(LDA_scores_pop1 < 0);
n1M_APER = length(not_OK_classify_pop1);
%----------------------------------
LDA_scores_pop2 = (x1_avg-x2_avg)*inv(Sp)*X2' - 0.5*(x1_avg-x2_avg)*inv(Sp)*(x1_avg+x2_avg)';
OK_classify_pop2 = find(LDA_scores_pop2 < 0);
n2C_APER = length(OK_classify_pop2);
not_OK_classify_pop2 = find(LDA_scores_pop2 > 0);
n2M_APER = length(not_OK_classify_pop2);
%----------------------------------
APER = (n1M_APER+n2M_APER)/(n1+n2);
%------------------------------------------------------------------------
% Calculate confusion matrix and AER_hat for training data using
% cross-validation (hold-out) procedure
%------------------------------------------------------------------------
n1C_AER = 0;
n1M_AER = 0;
for j1 = 1:n1
    X1_red = X1([1:(j1-1) j1+1:n1],:);
    x1_avg_red = mean(X1_red);
    S1_red = cov(X1_red);
    Sp_red = ((n1-2)*S1_red + (n2-1)*S2)/(n1+n2-3);
    LDA_score_heldout = (x1_avg_red-x2_avg)*inv(Sp_red)*X1(j1,:)' - 0.5*(x1_avg_red-x2_avg)*inv(Sp_red)*(x1_avg_red+x2_avg)';
    if LDA_score_heldout > 0
        n1C_AER = n1C_AER + 1;
    else
        n1M_AER = n1M_AER + 1;
    end
end
%----------------------------------
n2C_AER = 0;
n2M_AER = 0;
for j2 = 1:n2
    X2_red = X2([1:(j2-1) j2+1:n2],:);
    x2_avg_red = mean(X2_red);
    S2_red = cov(X2_red);
    Sp_red = ((n1-1)*S1 + (n2-2)*S2_red)/(n1+n2-3);
    LDA_score_heldout = (x1_avg-x2_avg_red)*inv(Sp_red)*X2(j2,:)' - 0.5*(x1_avg-x2_avg_red)*inv(Sp_red)*(x1_avg+x2_avg_red)';
    if LDA_score_heldout < 0
        n2C_AER = n2C_AER + 1;
    else
        n2M_AER = n2M_AER + 1;
    end
end
%----------------------------------
AER_hat = (n1M_AER+n2M_AER)/(n1+n2);
%------------------------------------------------------------------------
% Printout confusion tables and error rates
%------------------------------------------------------------------------
subplot(4,7,[5:7 12:14 19:21 26:28])
axis off
text(0,0.95,'Performance of classification','Fontsize',24)
text(0,0.9,'(empirical error rates)','Fontsize',24)
text(0,0.83,'------------------------------------------','Fontsize',22)
text(0,0.77,'Confusion matrix for training data:','Fontsize',20)
text(0.35,0.7,'classified as','Fontsize',18)
text(0.4,0.65,'d_1   d_2','Fontsize',18)
text(0.1,0.59,'true','Fontsize',18)
text(0.05,0.56,'population','Fontsize',18)
text(0.32,0.6,'{\pi}_1','Fontsize',18)
text(0.4,0.6,num2str(n1C_APER),'Fontsize',18)
text(0.5,0.6,num2str(n1M_APER),'Fontsize',18)
text(0.6,0.6,['(sum = n_1 = ' num2str(n1) ')'],'Fontsize',16)
text(0.32,0.55,'{\pi}_2','Fontsize',18)
text(0.42,0.55,num2str(n2M_APER),'Fontsize',18)
text(0.48,0.55,num2str(n2C_APER),'Fontsize',18)
text(0.6,0.55,['(sum = n_2 = ' num2str(n2) ')'],'Fontsize',16)
text(0,0.48,['Apparent Error Rate, APER = ' num2str(APER)],'Fontsize',18)
text(0,0.42,'------------------------------------------','Fontsize',22)
text(0,0.35,'Confusion matrix for training data','Fontsize',20)
text(0,0.31,'using cross-validation (hold-out):','Fontsize',20)
text(0.35,0.24,'classified as','Fontsize',18)
text(0.4,0.19,'d_1   d_2','Fontsize',18)
text(0.1,0.13,'true','Fontsize',18)
text(0.05,0.1,'population','Fontsize',18)
text(0.32,0.14,'{\pi}_1','Fontsize',18)
text(0.4,0.14,num2str(n1C_AER),'Fontsize',18)
text(0.5,0.14,num2str(n1M_AER),'Fontsize',18)
text(0.6,0.14,['(sum = n_1 = ' num2str(n1) ')'],'Fontsize',16)
text(0.32,0.09,'{\pi}_2','Fontsize',18)
text(0.42,0.09,num2str(n2M_AER),'Fontsize',18)
text(0.48,0.09,num2str(n2C_AER),'Fontsize',18)
text(0.6,0.09,['(sum = n_2 = ' num2str(n2) ')'],'Fontsize',16)
text(0,0.02,['Estimated Actual Error Rate, AER_h_a_t = ' num2str(AER_hat)],'Fontsize',18)
text(0,-0.04,'------------------------------------------','Fontsize',22)
%------------------------------------------------------------------------
% Quadratic discriminant function with un-equal priors and costs
%------------------------------------------------------------------------
figure('Name','Quadratic discriminant function with un-equal priors and costs')
subplot(4,7,1:7)
axis off
text(0,1.2,'Classification for two MVN populations with','Fontsize',22)
text(0,1,'   - unequal misclassification costs, c(2|1) < c(1|2), c(1|1) = c(2|2) = 0','Fontsize',18)
text(0,0.8,'   - unequal priors, p_1 <  p_2 = 1 - p_1','Fontsize',18)
text(0,0.5,'QUADRATIC discriminant decision rule for new observation x_0:','Fontsize',16)
text(0,0.25,'-0.5*x_0^T(S_1^-^1- S_2^-^1)x_0 + (x_1_,_a_v_g^TS_1^-^1- x_2_,_a_v_g^TS_2^-^1)x_0 - k - log [(c(1|2)/c(2|1)*(p_2/p_1)]','Fontsize',16)
text(0.56,0.3,'> 0  {\rightarrow}  d_1','Fontsize',18)
text(0.56,0.15,'< 0  {\rightarrow}  d_2','Fontsize',18)
text(0.68,0.25,'where  k = 0.5*log(|S_1|/|S_2|) + 0.5*(x_1_,_a_v_g^TS_1^-^1x_1_,_a_v_g- x_2_,_a_v_g^TS_2^-^1x_2_,_a_v_g)','Fontsize',12)
subplot(4,7,[8:11 15:18 22:25])
plot(X1(:,1),X1(:,2),'ro','LineWidth',3),grid,axis equal
xlabel('x_i_1_j,  (i=1: j=1,...,n_1)  (i=2: j=1,...,n_2)','Fontsize',12); ylabel('x_i_2_j','Fontsize',12)
hold on
plot(X2(:,1),X2(:,2),'b*','LineWidth',3)
title('X_1~N_2({\mu}_1,{\Sigma}) (RED),   X_2~N_2({\mu}_2,{\Sigma}) (BLUE)','Fontsize',12)
contour(y1,y2,F1,C1,'Color','r','LineWidth',1)
contour(z1,z2,F2,C2,'Color','b','LineWidth',1)
contour(v1,v2,F_QDA,[eps eps],'Color','k','LineWidth',3)
%-----------------------------------------------------
p1 = 0.25;
p2 = 1-p1;
F_priors = zeros(1,length(V1_vector));
for q = 1:length(V1_vector)
    F_priors(q) = -0.5*[V1(q) V2(q)]*(inv(S1) - inv(S2))*[V1(q); V2(q)] + (x1_avg*inv(S1) - x2_avg*inv(S2))*[V1(q); V2(q)] - K - log(p2/p1);
end
F_priors = reshape(F_priors,length(v2),length(v1));
contour(v1,v2,F_priors,[eps eps],'Color','g','LineWidth',3)
%-----------------------------------------------------
c12 = 10;
c21 = 1;
F_costs = zeros(1,length(V1_vector));
for q = 1:length(V1_vector)
    F_costs(q) = -0.5*[V1(q) V2(q)]*(inv(S1) - inv(S2))*[V1(q); V2(q)] + (x1_avg*inv(S1) - x2_avg*inv(S2))*[V1(q); V2(q)] - K - log(c12/c21);
end
F_costs = reshape(F_costs,length(v2),length(v1));
contour(v1,v2,F_costs,[eps eps],'Color','m','LineWidth',3)
%-----------------------------------------------------
F_priors_costs = zeros(1,length(V1_vector));
for q = 1:length(V1_vector)
    F_priors_costs(q) = -0.5*[V1(q) V2(q)]*(inv(S1) - inv(S2))*[V1(q); V2(q)] + (x1_avg*inv(S1) - x2_avg*inv(S2))*[V1(q); V2(q)] - K - log((c12/c21)*(p2/p1));
end
F_priors_costs = reshape(F_priors_costs,length(v2),length(v1));
contour(v1,v2,F_priors_costs,[eps eps],'Color','c','LineWidth',3)
hold off
%-------------------------------------------------------------------------------------------------
subplot(4,7,[12:14 19:21 26:28])
axis off
text(0.1,0.95,'Equal priors and costs','color','k','Fontsize',18)
text(0.1,0.89,'p_1 = 0.5, p_2 = 0.5','color','k','Fontsize',18)
text(0.1,0.84,'c(1|2) = 1, c(2|1) = 1','color','k','Fontsize',18)
annotation('arrow',[0.60375 0.55375],[0.672469387755102 0.673469387755102],'HeadLength',20,'HeadWidth',20,'LineWidth',8);
text(0.1,0.8,'--------------------------------','Fontsize',22)
text(0.1,0.74,'Unequal priors, equal costs','color','k','Fontsize',18)
text(0.1,0.68,['p_1 = ' num2str(p1) ', p_2 = ' num2str(p2)],'color','k','Fontsize',18)
text(0.1,0.63,'c(1|2) = 1, c(2|1) = 1','color','k','Fontsize',18)
annotation('arrow',[0.605000000000001 0.555000000000001],[0.545326530612243 0.546326530612243],'HeadLength',20,'HeadWidth',20,'LineWidth',8,'Color',[0 1 0]);
text(0.1,0.59,'--------------------------------','Fontsize',22)
text(0.1,0.53,'Equal priors, unequal costs','color','k','Fontsize',18)
text(0.1,0.47,'p_1 = 0.5, p_2 = 0.5','color','k','Fontsize',18)
text(0.1,0.42,['c(1|2) = ' num2str(c12) ', c(2|1) = ' num2str(c21)],'color','k','Fontsize',18)
annotation('arrow',[0.60625 0.55625],[0.425428571428571 0.426428571428571],'HeadLength',20,'HeadWidth',20,'LineWidth',8,'Color',[1 0 1]);
text(0.1,0.38,'--------------------------------','Fontsize',22)
text(0.1,0.32,'Unequal priors, unequal costs','color','k','Fontsize',18)
text(0.1,0.26,['p_1 = ' num2str(p1) ', p_2 = ' num2str(p2)],'color','k','Fontsize',18)
text(0.1,0.21,['c(1|2) = ' num2str(c12) ', c(2|1) = ' num2str(c21)],'color','k','Fontsize',18)
text(0.1,0.17,'--------------------------------','Fontsize',22)
annotation('arrow',[0.608125 0.558125],[0.299153061224489 0.300153061224489],'HeadLength',20,'HeadWidth',20,'LineWidth',8,'Color',[0 1 1]);
%-------------------------------------------------------------------------------------------------------
